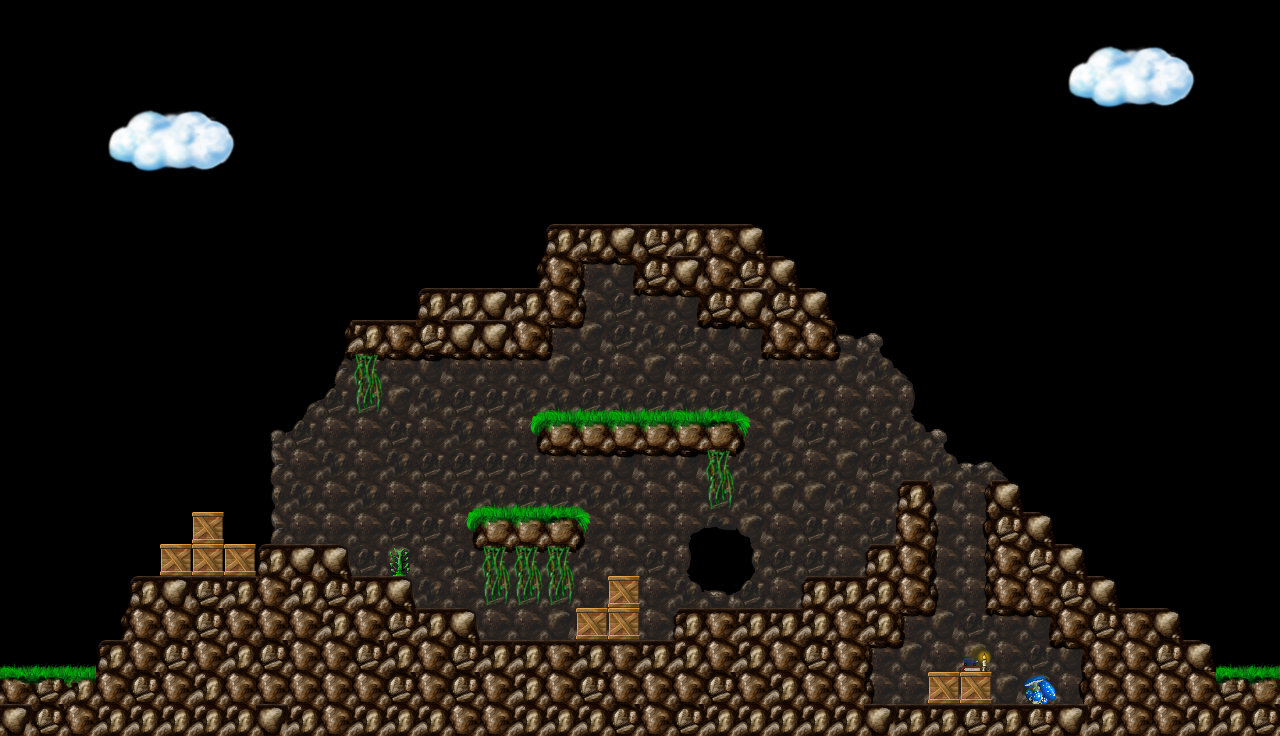

This game map was drawn from its Tiled (.tmx) file and the tilesets committed beside it. A one-line description and the full map source follow:
An orthogonal 40x23 tile map with 32x32 px tiles, 1 tile layer (Tile Layer 1).

<map version="1.0.0" orientation="orthogonal" renderorder="right-down" width="40" height="23" tilewidth="32" tileheight="32" nextobjectid="1">
 <tileset firstgid="1" source="tilemap.tsx" />
 <layer name="Tile Layer 1" width="40" height="23">
  <data encoding="csv">
0,0,0,0,0,0,0,0,0,0,0,0,0,0,0,0,0,0,0,0,0,0,0,0,0,0,0,0,0,0,0,0,0,0,0,0,0,0,0,0,
0,0,0,0,0,0,0,0,0,0,0,0,0,0,0,0,0,0,0,0,0,0,0,0,0,0,0,0,0,0,0,0,0,1269,1270,1271,1272,1273,0,0,
0,0,0,0,0,0,0,0,0,0,0,0,0,0,0,0,0,0,0,0,0,0,0,0,0,0,0,0,0,0,0,0,0,1333,3342,3343,3344,1337,0,0,
0,0,0,1269,1270,1271,1272,1273,0,0,0,0,0,0,0,0,0,0,0,0,0,0,0,0,0,0,0,0,0,0,0,0,0,1397,1398,1399,1400,1401,0,0,
0,0,0,1333,3342,3343,3344,1337,0,0,0,0,0,0,0,0,0,0,0,0,0,0,0,0,0,0,0,0,0,0,0,0,0,0,0,0,0,0,0,0,
0,0,0,1397,1398,1399,1400,1401,0,0,0,0,0,0,0,0,0,0,0,0,0,0,0,0,0,0,0,0,0,0,0,0,0,0,0,0,0,0,0,0,
0,0,0,0,0,0,0,0,0,0,0,0,0,0,0,0,0,0,0,0,0,0,0,0,0,0,0,0,0,0,0,0,0,0,0,0,0,0,0,0,
0,0,0,0,0,0,0,0,0,0,0,0,0,0,0,0,0,3493,3487,3490,3488,3487,3489,3557,0,0,0,0,0,0,0,0,0,0,0,0,0,0,0,0,
0,0,0,0,0,0,0,0,0,0,0,0,0,0,0,0,1237,3491,1746,1747,3554,3490,3491,3554,3557,0,0,0,0,0,0,0,0,0,0,0,0,0,0,0,
0,0,0,0,0,0,0,0,0,0,0,0,0,3493,3487,3490,3487,3491,1685,1745,1879,1747,3554,3490,3554,3557,0,0,0,0,0,0,0,0,0,0,0,0,0,0,
0,0,0,0,0,0,0,0,0,0,1237,3487,3489,3554,3490,3490,3491,1746,1681,1428,1427,1745,1880,1747,3491,3491,1172,1301,0,0,0,0,0,0,0,0,0,0,0,0,
0,0,0,0,0,0,0,0,0,0,1235,1432,1879,1880,1879,1879,1879,1681,1428,1363,1364,1363,1363,1745,1879,1879,1681,1366,1431,0,0,0,0,0,0,0,0,0,0,0,
0,0,0,0,0,0,0,0,0,1430,1367,1496,1364,1427,1428,1428,1556,1623,1624,1623,1624,1623,1624,1557,1364,1427,1363,1363,1365,0,0,0,0,0,0,0,0,0,0,0,
0,0,0,0,0,0,0,0,1298,1367,1363,1363,1428,1363,1427,1363,1620,3427,3427,3427,3427,3427,3428,1621,1364,1428,1363,1428,1366,1301,0,0,0,0,0,0,0,0,0,0,
0,0,0,0,0,0,0,0,1362,1363,1427,1363,1427,1428,1428,1428,1878,1879,1879,1880,1879,1880,1432,1881,1427,1363,1364,1428,1363,1366,1299,1431,0,0,0,0,0,0,0,0,
0,0,0,0,0,0,0,0,1426,1427,1363,1427,1363,1363,1556,1623,1624,1624,1557,1427,1363,1363,1496,1427,1364,1364,1427,1363,3551,1174,1173,3557,0,0,0,0,0,0,0,0,
0,0,0,0,0,0,3549,0,1362,1363,1363,1363,1428,1428,1620,3427,3427,3428,1621,1363,1363,1302,1491,1303,1363,1428,1363,1428,3491,1685,1684,3554,3557,0,0,0,0,0,0,0,
0,0,0,0,0,3549,3549,3549,3493,3490,3552,1428,1433,1363,1878,1432,1432,1432,1881,1363,1428,1365,0,1426,1428,1428,1363,3551,3491,1749,1748,3491,3554,3557,0,0,0,0,0,0,
0,0,0,0,3493,3490,3488,3487,3491,3555,3554,3487,3552,1427,1363,1496,1496,1496,1363,3550,1363,1366,1300,1367,1363,3551,3487,3553,3491,1685,1748,3491,3491,3554,3557,0,0,0,0,0,
0,0,0,1237,3491,3491,3554,3491,3491,3491,3555,3491,3554,3487,3552,1363,1363,1364,3550,3550,1363,3551,3489,3487,3487,3553,3491,3555,1746,1681,1745,1879,1747,3491,3554,3489,3557,0,0,0,
1559,1560,1560,3493,3491,3554,3491,3555,3554,3491,3491,3554,3555,3491,3554,3487,3487,3489,3487,3489,3487,3553,3491,3555,3491,3554,3491,1746,1681,1363,1497,1363,1745,1747,3491,3491,3554,3557,1559,1560,
3425,3424,3423,3491,3554,3491,3555,3491,3491,3491,3491,3491,3554,3491,3554,3491,3555,3491,3554,3491,3491,3491,3554,3491,3555,3491,3491,1685,1363,3550,3550,1364,1369,1684,3491,3491,3491,3491,3424,3428,
3490,3554,3491,3555,3555,3555,3555,3555,3490,3555,3491,3555,3555,3555,3491,3491,3555,3555,3555,3554,3491,3554,3555,3555,3555,3555,3555,3490,3487,3487,3488,3487,3488,3490,3555,3491,3491,3555,3555,3554
</data>
 </layer>
</map>
